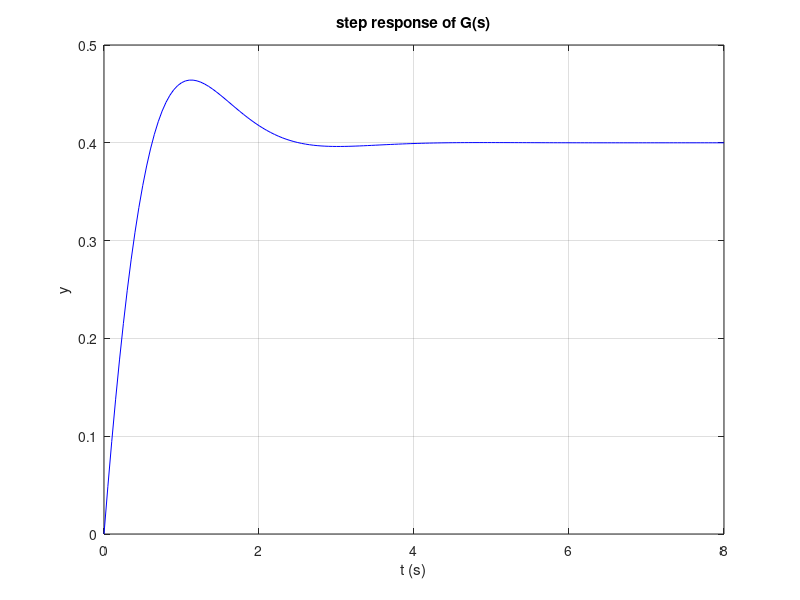

Write the MATLAB code that produced this figure.
% Transfer function model objects — tf(num, den).
%
% Tier 2.1 (control_toolbox_roadmap.md §3.1) — NOT YET SHIPPED.
% This file documents the intended API; it will run once the Tier-2.1
% slice (model object constructors as classdef + operator overloads)
% lands.
%
% MATLAB's tf is a value class; matlab_llvm models it with a classdef
% (handle-shaped) where every operator overload returns a fresh
% instance — value semantics fall out for free since CST functions
% never mutate in place.

% --- 1. Construct a SISO continuous-time transfer function.
%   G(s) = (s + 2) / (s^2 + 3s + 5)
G = tf([1 2], [1 3 5]);
disp(G);
% Expected (canonical s-domain rendering):
%
% G(s) =
%
%        s + 2
%   ----------------
%    s^2 + 3 s + 5
%
% Continuous-time transfer function.

% --- 2. The "tf('s')" variable-builder idiom.
%   Compose transfer functions using polynomial-style algebra in s.
s = tf('s');
G2 = (s + 2) / (s^2 + 3*s + 5);
disp(G2);                % same as G above

% --- 3. Operator overloads — interconnections.
%
%   G + H  → parallel combination (sum)
%   G * H  → series cascade (G feeds into H)
%   G / H  → right-divide (G * inv(H))
%   G'     → Hermitian transpose (MIMO swap)
H = tf(1, [1 1]);        % H(s) = 1/(s + 1)
parallel = G + H;        % G(s) + 1/(s+1)
cascade  = G * H;        % G(s) * 1/(s+1)
disp(parallel);
disp(cascade);

% --- 4. Discrete-time transfer functions.
%   The third positional argument is the sample time Ts.
%   G_d(z) = (z - 0.5) / (z^2 - 0.6 z + 0.1) at Ts = 0.01 s.
Gd = tf([1 -0.5], [1 -0.6 0.1], 0.01);
disp(Gd);
% Expected:
%
% Gd(z) =
%
%        z - 0.5
%   --------------------
%    z^2 - 0.6 z + 0.1
%
% Sample time: 0.01 seconds
% Discrete-time transfer function.

% --- 5. Static info.
[num, den] = tfdata(G);
disp('numerator length:');
disp(length(num));
disp('denominator length:');
disp(length(den));

% ----- plot the step response of G(s) = (s+2)/(s^2+3s+5) -------------
ts = 0:0.05:8;
ys = step(G, ts);
figure; plot(ts, ys, 'b-'); grid on;
xlabel('t (s)'); ylabel('y'); title('step response of G(s)');
saveas(gcf, '/tmp/ctrl_tf_step.png');
